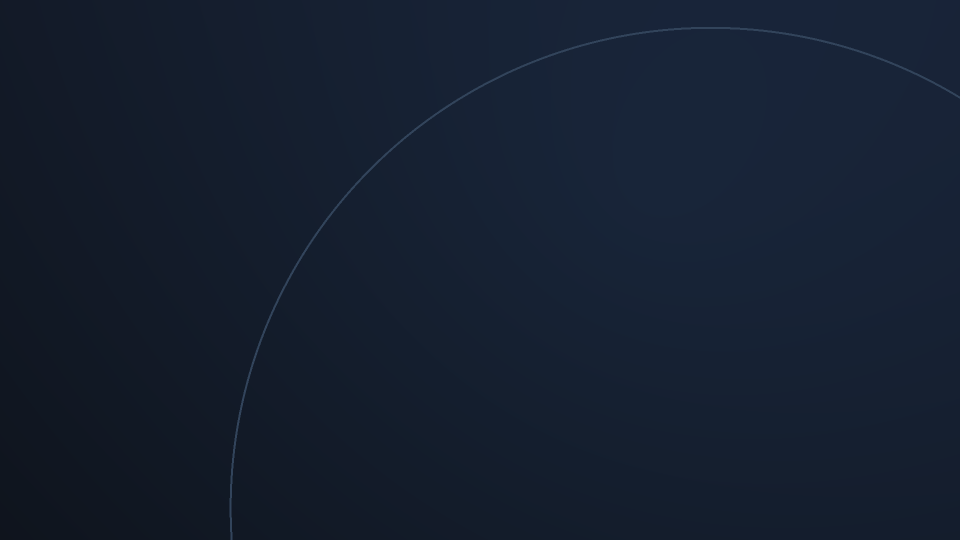
#> input picture assets/wallpapers/notch-default.png, 1920 x 1080 px (shown at 1/2 size)
$ python material-palette.py ../../assets/wallpapers/notch-default.png
#> lines starting #> are read from the running program, lines starting #| are printed output that depends on the picture
#> in main, image is the input picture: PIL image 1920x1080 RGB; mean R, G, B 20.9, 30.9, 47.3
#!/usr/bin/env python3
"""Build a wallpaper-led dark palette while retaining the shell's semantic roles."""
from dataclasses import dataclass
import json
import math
import sys

import numpy as np
from PIL import Image, ImageOps
from material_color_utilities import Hct, TonalPalette, get_contrast_ratio


def clamp(value, low=0.0, high=1.0):
    return max(low, min(high, value))


def hue_distance(first, second):
    return abs((first - second + 180) % 360 - 180)


@dataclass(frozen=True)
class Swatch:
    color: str
    population: float
    hue: float
    chroma: float
    tone: float


def image_swatches(image):
    # JPEG can decode directly at a smaller resolution. Quantize only this
    # bounded sample; no wallpaper-sized arrays or persistent image caches.
    image.draft("RGB", (256, 256))
    sample = ImageOps.exif_transpose(image)
    sample.thumbnail((256, 256), Image.Resampling.LANCZOS)
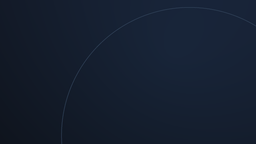
#> sample: PIL image 256x144 RGB; mean R, G, B 20.9, 30.9, 47.3
    pixels = np.asarray(sample.convert("RGBA"), dtype=np.uint8).reshape(-1, 4)
    rgb = pixels[pixels[:, 3] >= 192, :3]
    if not len(rgb):
        rgb = np.zeros((1, 3), dtype=np.uint8)
    packed = Image.fromarray(rgb.reshape(-1, 1, 3))
    quantized = packed.quantize(colors=64, method=Image.Quantize.MEDIANCUT)
    palette = quantized.getpalette()
#> palette = 192 values, max 66 at index 2, min 16 at index 183, mean 33.11
    swatches = []
    for count, index in quantized.getcolors() or []:
        components = palette[index * 3:index * 3 + 3]
        color = "#%02x%02x%02x" % tuple(components)
        hct = Hct(color)
        swatches.append(Swatch(color, count / len(rgb), hct.hue, hct.chroma, hct.tone))
#> this loop made 1 pass
#> (count, index, components, color) on pass 1: (319, 0, [33, 46, 66], '#212e42')
#> after the loop, swatches = []
    return sorted(swatches, key=lambda swatch: (-swatch.population, swatch.color))


# [54 lines left out: functions color_candidates, accent_score, atmosphere, readable, not called in this run]


def foreground_for(background, palette):
    dark, light = palette.get(6), palette.get(98)
    return max((dark, light), key=lambda color: get_contrast_ratio(color, background))


def generate_palette(image):
    swatches = image_swatches(image)
    candidates = color_candidates(swatches)
    neutral = not candidates
    if neutral:
        primary = max(swatches, key=lambda s: s.population)
        background_hue, intensity, coverage = 0.0, 0.0, 0.0
        mean_tone = sum(s.population * s.tone for s in swatches)
    else:
        primary = max(candidates, key=lambda s: (accent_score(s, candidates), s.population, s.color))
        background_hue, intensity, coverage, mean_tone = atmosphere(swatches, primary)

    primary_hue = 0.0 if neutral else primary.hue
    # Preserve both source saturation and the balance between color and neutral
    # space. A sparse red detail gives a restrained palette; a red composition
    # gives deeper, richer accents and distinctly warm dark surfaces.
    primary_chroma = 0 if neutral else clamp(primary.chroma * (0.72 + 0.48 * intensity), 8, 100)
    primary_tone = 79 if neutral else clamp(80 - 18 * intensity + 0.06 * (primary.tone - 50), 64, 82)
    surface_chroma = 0 if neutral else 1.0 + 25 * intensity
    base_tone = 6.5 + 4.5 * mean_tone / 100

    base = TonalPalette(background_hue, surface_chroma)
    text_palette = TonalPalette(background_hue, min(7, surface_chroma * 0.3))
    accent = TonalPalette(primary_hue, primary_chroma)
    container = TonalPalette(primary_hue, primary_chroma * 0.65)

    # Prefer other actual image colors over a fixed hue rotation. Monochrome
    # images retain a monochrome secondary/tertiary palette.
    others = sorted((s for s in candidates if hue_distance(s.hue, primary_hue) >= 30),
                    key=lambda s: accent_score(s, candidates), reverse=True)
    secondary_source = others[0] if others else primary
    third = next((s for s in others if hue_distance(s.hue, secondary_source.hue) >= 30), None)
    secondary = TonalPalette(0 if neutral else secondary_source.hue,
        0 if neutral else min(64, secondary_source.chroma * (0.5 if others else 0.45)))
    tertiary = TonalPalette(0 if neutral else third.hue if third else background_hue,
        0 if neutral else min(55, third.chroma * 0.55) if third else surface_chroma * 1.4)

    p = {
        "bgDim": base.get(max(2, base_tone - 1)), "bg0": base.get(base_tone),
        "surface": base.get(base_tone + 4), "surfaceAlt": base.get(base_tone + 8),
        "surfaceRaised": base.get(base_tone + 12), "notchBg": base.get(max(2, base_tone - 3.5)),
        "border": base.get(base_tone + 26),
        "accentDark": container.get(25 + 6 * intensity),
        "accentSoft": TonalPalette(primary_hue, surface_chroma * 1.3).get(base_tone + 16),
    }
    surfaces = [p[key] for key in ("bg0", "surface", "surfaceAlt", "surfaceRaised", "accentSoft")]
    p["text"] = readable(text_palette, 91, surfaces, 7)
    p["textBright"] = readable(text_palette, 96, surfaces, 7)
    p["muted"] = readable(text_palette, 77, surfaces, 4.5)
    p["mutedStrong"] = readable(text_palette, 63, surfaces[:-1], 4.5)
    p["accent"] = readable(accent, primary_tone, surfaces, 3)
    p["onAccent"] = foreground_for(p["accent"], text_palette)
    p["onAccentContainer"] = readable(text_palette, 94, [p["accentDark"]], 4.5)
    p["aqua"] = readable(secondary, max(74, primary_tone), surfaces, 3)
    p["purple"] = readable(tertiary, max(77, primary_tone), surfaces, 3)

    # Errors and status colors keep their meaning. Their saturation/lightness
    # follow the image; hue harmonization stays within 12 degrees of the role.
    for name, seed in (("red", "#d93025"), ("green", "#4caf50"), ("blue", "#4285f4"),
                       ("yellow", "#ffca28"), ("orange", "#ff9800")):
        color = Hct(seed)
        delta = (primary_hue - color.hue + 180) % 360 - 180
        hue = color.hue if neutral else (color.hue + math.copysign(min(abs(delta) * 0.35, 12), delta)) % 360
        chroma = min(78, color.chroma * (0.62 + 0.25 * intensity))
        status = TonalPalette(hue, chroma)
        p[name] = readable(status, 78 - 5 * intensity, surfaces, 3)
        p[name + "Dark"] = status.get(28)
    p.update(
        onError=foreground_for(p["red"], text_palette),
        onErrorContainer=readable(text_palette, 94, [p["redDark"]], 4.5),
        purpleDark=tertiary.get(28), surfaceDark=p["notchBg"], greenSurface=p["greenDark"],
        redBright=TonalPalette(Hct(p["red"]).hue, Hct(p["red"]).chroma).get(84),
        textLight=p["textBright"], textWarm=p["text"], blackOverlay="#B3" + p["bg0"][1:],
        gray0=p["mutedStrong"], gray1=p["muted"], gray2=p["text"],
    )
    return {
        "seed": primary.color, "picking": "neutral" if neutral else "image-adaptive",
        "colors": p,
        "analysis": {
            "version": 2, "colored_fraction": round(coverage, 4), "intensity": round(intensity, 4),
            "mean_tone": round(mean_tone, 2), "background_hue": round(background_hue, 2),
            "surface_chroma": round(surface_chroma, 2), "source_chroma": round(primary.chroma, 2),
            "accent_tone": round(Hct(p["accent"]).tone, 2),
            "secondary_source": secondary_source.color, "tertiary_source": third.color if third else None,
        },
    }


def main(argv=None):
    args = sys.argv[1:] if argv is None else argv
    if len(args) != 1:
        raise SystemExit("usage: material-palette.py WALLPAPER")
    path = args[0]
    with Image.open(path) as image:
        result = generate_palette(image)
    print(json.dumps({"wallpaper": path, **result}))


if __name__ == "__main__":
    main()
#> (the call stopped at in image_swatches, `hct = Hct(color)`: material_color_utilities is not available in this run)
